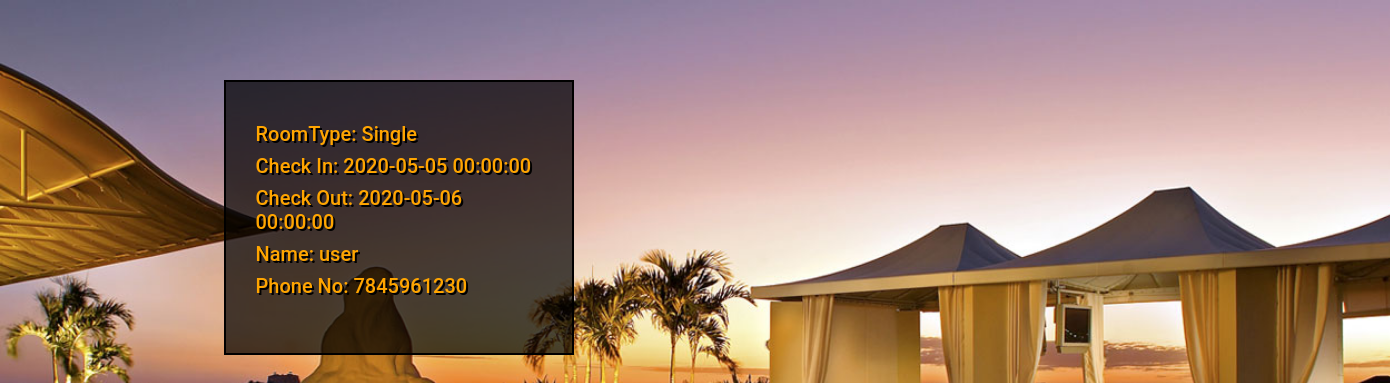
Screenshot of /bookings with the database file from the repository.
### hotel/models.py (models this page shows, shortened)
class booking(db.Model):
    roomno = db.Column(db.Integer, primary_key=True)
    category = db.Column(db.String(20), nullable=False)
    checkin = db.Column(db.DateTime,  default=datetime.date)
    checkout = db.Column(db.DateTime, default=datetime.date)
    name = db.Column(db.String(40),  nullable=False)
    mobno = db.Column(db.Integer,  nullable=False)
    status = db.Column(db.String(20), default = "AVAILABLE")

### hotel/routes.py (the view)
@app.route('/bookings')
def bookings():
    booked = booking.query.all()
    return render_template("bookings.html",title="ROOM CATEGORIES",booked=booked)

### hotel/templates/bookings.html (shortened to what this page needs)
<html>
<head>
</head>
<link rel="stylesheet" href="https://stackpath.bootstrapcdn.com/bootstrap/4.4.1/css/bootstrap.min.css">
<link rel="stylesheet" href="{{ url_for('static', filename = 'main1.css') }}">
<body class="room">
<div class="container-fluid">
    {% for booking in booked %}
             <div class="col-md-5 well" id="a">
                 <h5 class="category">RoomType: {{ booking.category }}</h5>
                 <h5>Check In: {{ booking.checkin }}</h5>
                 <h5>Check Out: {{ booking.checkout }}</h5>
                 <h5>Name: {{ booking.name }}</h5>
                 <h5>Phone No: {{ booking.mobno }}</h5>
             </div>
    {% endfor %}
</div>
</body>

### hotel/static/main1.css (style rules this page uses)
* { font-family: 'Roboto', sans-serif; }
body, .rdirect { background-image: url('img/background.jpg'); background-repeat: no-repeat; background-attachment: fixed; }
.container-fluid { margin-top: 5%; }
.well { margin-right: 200px; margin-bottom: 50px; background-color: rgba(0, 0, 0, 0.7); padding-top: 10px; padding-left: 20px; width: 400px; height: 325px; float: left; color: orange; }
.container-fluid { margin-top: 80px; margin-left: 15%; }
.room { background-image: url('img/2.jpg'); background-repeat: no-repeat; background-attachment: fixed; width: 100%; height: auto; background-size: cover; }
#a { width: 350px; height: 275px; background-color: rgba(0, 0, 0, 0.7); margin-right: 150px; border: 2px solid black; float: left; margin-bottom: 20px; padding: 30px; padding-top: 40px; color: orange; font-family: ARIAL; text-shadow: 2px 2px black; }

### rows the page displays
booking: category "Single", checkin "2020-05-05 00:00:00", checkout "2020-05-06 00:00:00", name "user", mobno "7845961230"
